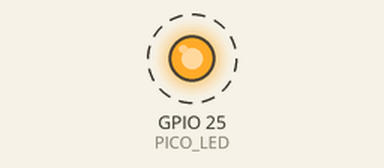
The sketch below on a simulated ESP32. Parts: output pins drawn as LEDs (lit = HIGH). Dashed ring = blinking.

Above: at 0.5 s.
Timing chart, 0 to 4.6 s (numbered marks = the images above):
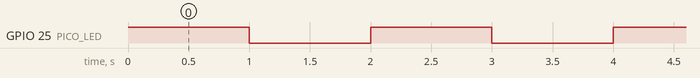

The sketch:

tutorial1_1_pico_led.ino
```cpp
const int PICO_LED = 25; //GP25

void setup() {
  //内蔵LEDのピンを出力モードにする
  pinMode(PICO_LED, OUTPUT);
}

void loop() {
  //LEDを点灯する（電圧をHIGHにする）
  digitalWrite(PICO_LED, HIGH);
  //1秒（1000ミリ秒）待機
  delay(1000);

  //LEDを消灯する（電圧をLOWにる）
  digitalWrite(PICO_LED, LOW);
  //1秒（1000ミリ秒）待機
  delay(1000);
}
```

Measured:
- by itself, GPIO 25 (PICO_LED): alternates HIGH for 1.0 s and LOW for 1.0 s
